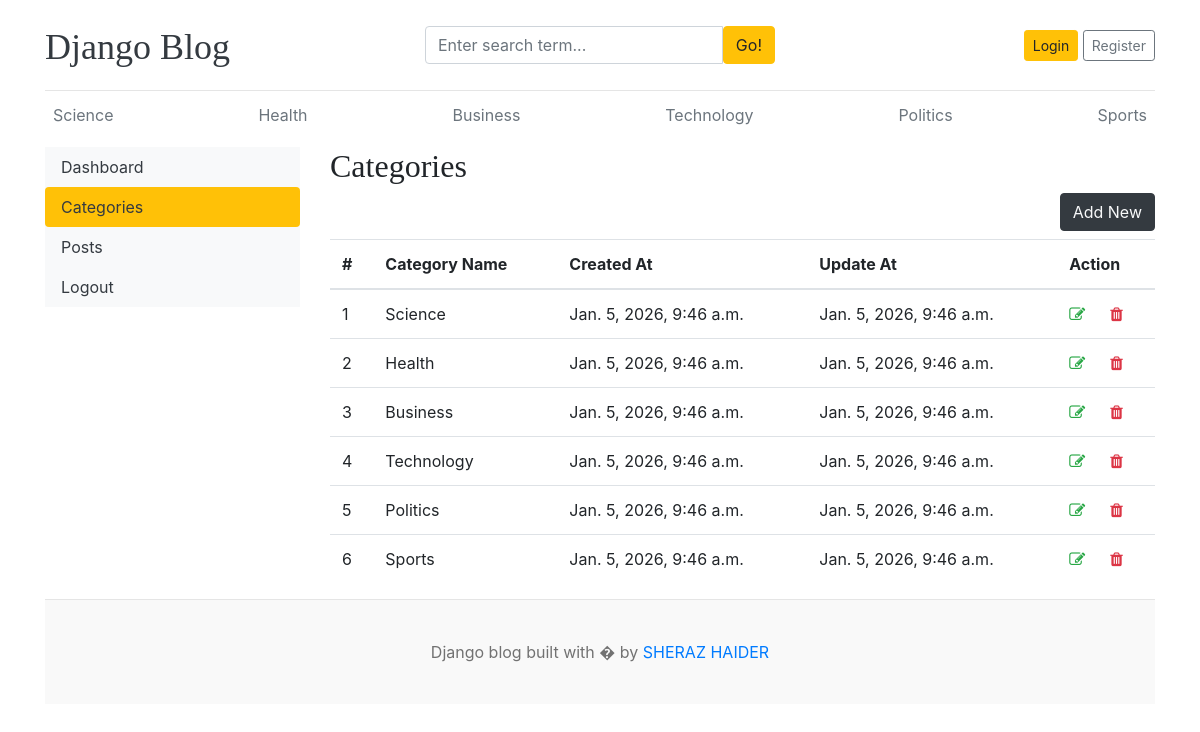
Screenshot of /dashboard/catagories/ with the database file from the repository.
### blogs/models.py (models this page shows)
class Catagory(models.Model):
    catagory_name = models.CharField(max_length=50, unique=True)
    created_at = models.DateTimeField(auto_now_add=True)
    updated_at = models.DateTimeField(auto_now=True)
    class Meta:
        verbose_name_plural = "Catagories"
    def __str__(self):
        return self.catagory_name

### dashboards/views.py (the view)
# urls.py: path('catagories/', views.catagories, name='catagories'),
def catagories(request):
    catagories = Catagory.objects.all()
    context = {
        "catagories": catagories,
    }
    return render(request, "dashboard/catagories.html", context)

### blogs/context_processors.py (called while the page is built)
def get_catagories(request):
    catagories = Catagory.objects.all()
    return dict(catagories=catagories)

def get_social_links(request):
    social_links = SocialLink.objects.all()
    return dict(social_links=social_links)

### templates/dashboard/catagories.html (shortened to what this page needs)
{% extends "base.html" %}
{% block content %}
<div class = 'row'>
{% include "dashboard/sidebar.html" %}
    <div class="col-md-9">
        <h2>Categories</h2>
        <a href="{% url 'add_catagory' %}" class= "btn btn-dark text-light float-right mb-2">Add New</a>
    <table class="table table-hover">
  <thead>
    <tr>
      <th>#</th>
      <th>Category Name</th>
      <th>Created At</th>
      <th>Update At</th>
      <th>Action</th>
    </tr>
  </thead>
  <tbody>
    {% for cat in catagories %}
    <tr>
      <td>{{ forloop.counter }}</td>
      <td>{{ cat }}</td>
      <td>{{ cat.created_at }}</td>
      <td>{{ cat.updated_at }}</td>
      <td>
        <a href="{% url 'edit_catagory' cat.id %}"><i class="fa fa-edit text-success"></i></a>
        <a href="{% url 'delete_catagory' cat.id %}"><i class="fa fa-trash text-danger"></i></a>
      </td>
    </tr>
    {% endfor %}
  </tbody>
</table>
    </div>
</div>
{% endblock content %}

### templates/base.html (shortened to what this page needs)
{% load static %}
<!DOCTYPE html>
<html lang="en">
<head>
    <link href="https://getbootstrap.com/docs/4.0/dist/css/bootstrap.min.css" rel="stylesheet">
    <link href="{% static 'css/blog.css' %}" rel="stylesheet">
    <link rel="stylesheet" href="https://cdnjs.cloudflare.com/ajax/libs/font-awesome/4.7.0/css/font-awesome.min.css">
  </head>
<body>
    <div class="container">
      <header class="blog-header py-3">
        <div class="row flex-nowrap justify-content-between align-items-center">
          <div class="col-4 pt-1">
            <a class="blog-header-logo text-dark" href="/">Django Blog</a>
          </div>
          <div class="col-4">
            <form action="{% url 'search' %}" method="GET">
              <div class="input-group">
                        <input class="form-control" type="text" name="keyword" value="{{ keyword }}" placeholder="Enter search term..." aria-label="Enter search term..." aria-describedby="button-search" />
                        <button type="submit" class="btn btn-warning" id="button-search" type="button">Go!</button>
                    </div>
            </form>
          </div>
          <div class="col-4 d-flex justify-content-end align-items-center">
            {% if not user.is_authenticated %}
            <a class="btn btn-sm btn-warning" href="{% url 'login' %}">Login</a> &nbsp;
            <a class="btn btn-sm btn-outline-secondary" href="{% url 'register' %}">Register</a>
            {% else %}
            <span class="mr-2 btn btn-sm btn-outline-secondary"><a href="{% url 'dashboard' %}">Dashboard</a></span>
            &emsp;
            <a class="btn btn-sm btn-outline-secondary" href="{% url 'logout' %}">Logout</a>
            {% endif %}
          </div>
        </div>
      </header>
      <div class="nav-scroller py-1 mb-2">
        <nav class="nav d-flex justify-content-between">
            {% for cat in catagories %}
          <a class="p-2 text-muted" href="{% url 'posts_by_catagory' cat.id %}">{{ cat.catagory_name }}</a>
            {% endfor %}
        </nav>
      </div>
{% block content %}{% endblock content %}
<footer class="blog-footer">
  <p>Django blog built with � by <a href="#">SHERAZ HAIDER</a></p>
</footer>
</body>
</html>

### blog_main/static/css/blog.css (style rules this page uses)
.blog-header { border-bottom: 1px solid #e5e5e5; }
.blog-header-logo { font-family: "Playfair Display", Georgia, "Times New Roman", serif; font-size: 2.25rem; }
h1, h2, h3, h4, h5, h6 { font-family: "Playfair Display", Georgia, "Times New Roman", serif; }
.blog-footer { padding: 2.5rem 0; color: #727272; text-align: center; background-color: #f9f9f9; border-top: .05rem solid #e5e5e5; }
.blog-footer p:last-child { margin-bottom: 0; }

### rows the page displays
Catagory: catagory_name "Science", created_at "Jan. 5, 2026, 9:46 a.m.", updated_at "Jan. 5, 2026, 9:46 a.m."
Catagory: catagory_name "Health", created_at "Jan. 5, 2026, 9:46 a.m.", updated_at "Jan. 5, 2026, 9:46 a.m."
Catagory: catagory_name "Business", created_at "Jan. 5, 2026, 9:46 a.m.", updated_at "Jan. 5, 2026, 9:46 a.m."
Catagory: catagory_name "Technology", created_at "Jan. 5, 2026, 9:46 a.m.", updated_at "Jan. 5, 2026, 9:46 a.m."
Catagory: catagory_name "Politics", created_at "Jan. 5, 2026, 9:46 a.m.", updated_at "Jan. 5, 2026, 9:46 a.m."
Catagory: catagory_name "Sports", created_at "Jan. 5, 2026, 9:46 a.m.", updated_at "Jan. 5, 2026, 9:46 a.m."
